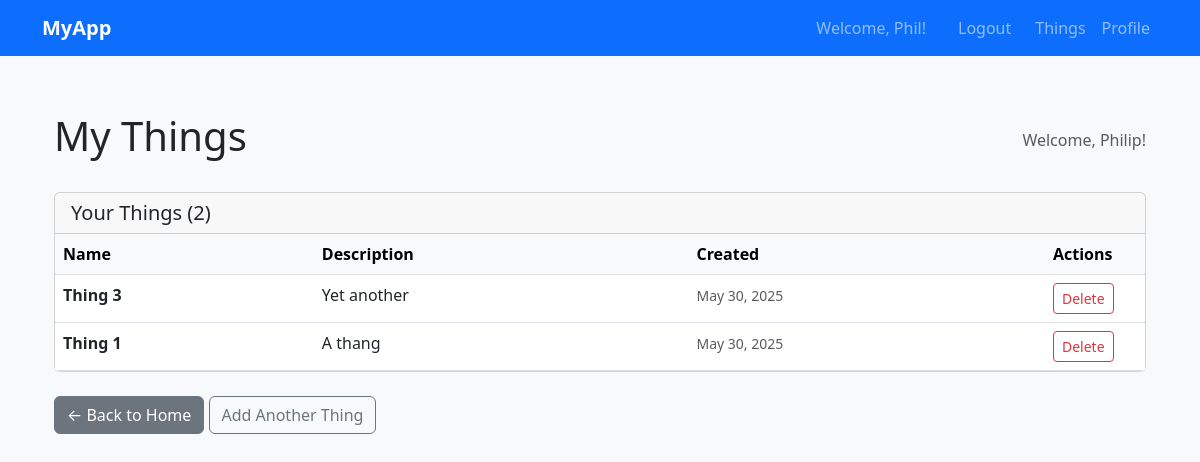
/things (signed in), run on an earlier commit of the app's database.
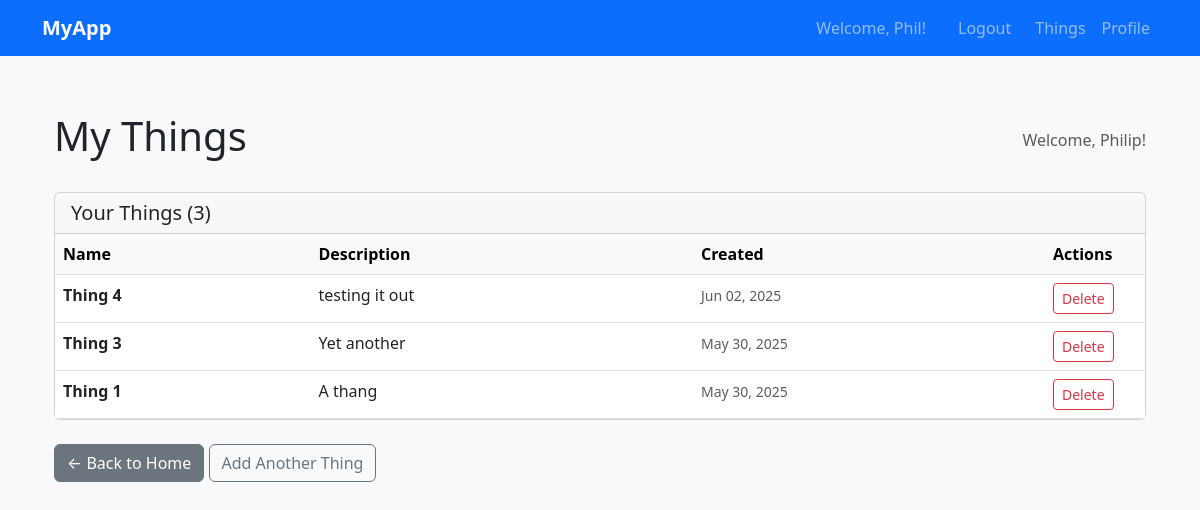
And on a later commit of the database.
### things/models.py (models this page shows, shortened)
class Thing(models.Model):
    name = models.CharField(max_length=200)
    description = models.TextField(blank=True, null=True)
    user_profile = models.ForeignKey(UserProfile, on_delete=models.CASCADE, related_name='things')
    created_at = models.DateTimeField(auto_now_add=True)
    updated_at = models.DateTimeField(auto_now=True)
    class Meta:
        ordering = ['-created_at']

### things/views.py (the view)
# urls.py: path('things', thing_list, name='thing_list'),
@login_required
def thing_list(request):
    print("getting thing list")
    """Display list of user's things"""
    user_profile = request.user.userprofile
    things = Thing.objects.filter(user_profile=user_profile)
    context = {
        'things': things,
        'user_profile': user_profile
    }
    print("getting thing list")
    return render(request, 'things/thing_list.html', context)

### things/templates/things/thing_list.html (shortened to what this page needs)
{% extends 'base.html' %}
{% load widget_tweaks %}
{% block content %}
<div class="container mt-4">
    <div class="row">
        <div class="col-12">
            <div class="d-flex justify-content-between align-items-center mb-4">
                <h1>My Things</h1>
                <span class="text-muted">Welcome, {{ user_profile.given_name }}!</span>
            </div>
            {% if things %}
            <div class="card">
                <div class="card-header">
                    <h5 class="mb-0">Your Things (<span id="thing-count">{{ things.count }}</span>)</h5>
                </div>
                <div class="card-body p-0">
                    <div class="table-responsive">
                        <table class="table table-hover mb-0">
                            <thead class="table-light">
                                <tr>
                                    <th>Name</th>
                                    <th>Description</th>
                                    <th>Created</th>
                                    <th width="100">Actions</th>
                                </tr>
                            </thead>
                            <tbody id="things-tbody">
                                {% for thing in things %}
                                <tr id="thing-{{ thing.id }}">
                                    <td>
                                        <strong>{{ thing.name }}</strong>
                                    </td>
                                    <td>
                                        {% if thing.description %}
                                            {{ thing.description|truncatewords:10 }}
                                        {% else %}
                                            <em class="text-muted">No description</em>
                                        {% endif %}
                                    </td>
                                    <td>
                                        <small class="text-muted">
                                            {{ thing.created_at|date:"M d, Y" }}
                                        </small>
                                    </td>
                                    <td>
                                        <button
                                            class="btn btn-sm btn-outline-danger"
                                            hx-delete="{% url 'things:delete' thing.id %}"
                                            hx-headers='{"X-CSRFToken": "{{ csrf_token }}"}'
                                            hx-target="#thing-{{ thing.id }}"
                                            hx-swap="outerHTML"
                                            hx-confirm="Are you sure you want to delete '{{ thing.name }}'?"
                                            hx-on::after-request="if(event.detail.successful) document.getElementById('thing-count').textContent = parseInt(document.getElementById('thing-count').textContent) - 1"
                                            title="Delete {{ thing.name }}">
                                             Delete
                                        </button>
                                    </td>
                                </tr>
                                {% endfor %}
                            </tbody>
                        </table>
                    </div>
                </div>
            </div>
            {% endif %}
            <div class="mt-4">
                <a href="/" class="btn btn-secondary">← Back to Home</a>
                <button class="btn btn-outline-secondary" type="button"
                        data-bs-toggle="collapse" data-bs-target="#collapseThingForm"
                        aria-expanded="false" aria-controls="collapseThingForm">
                    Add Another Thing
                </button>
            </div>
        </div>
    </div>
</div>
{% endblock %}

What changed in the data, as far as the page shows it:
added Thing: name "Thing 4", description "testing it out", created_at "Jun 02, 2025"
Also different on the page:
{{ things.count }}: "2" → "3"
